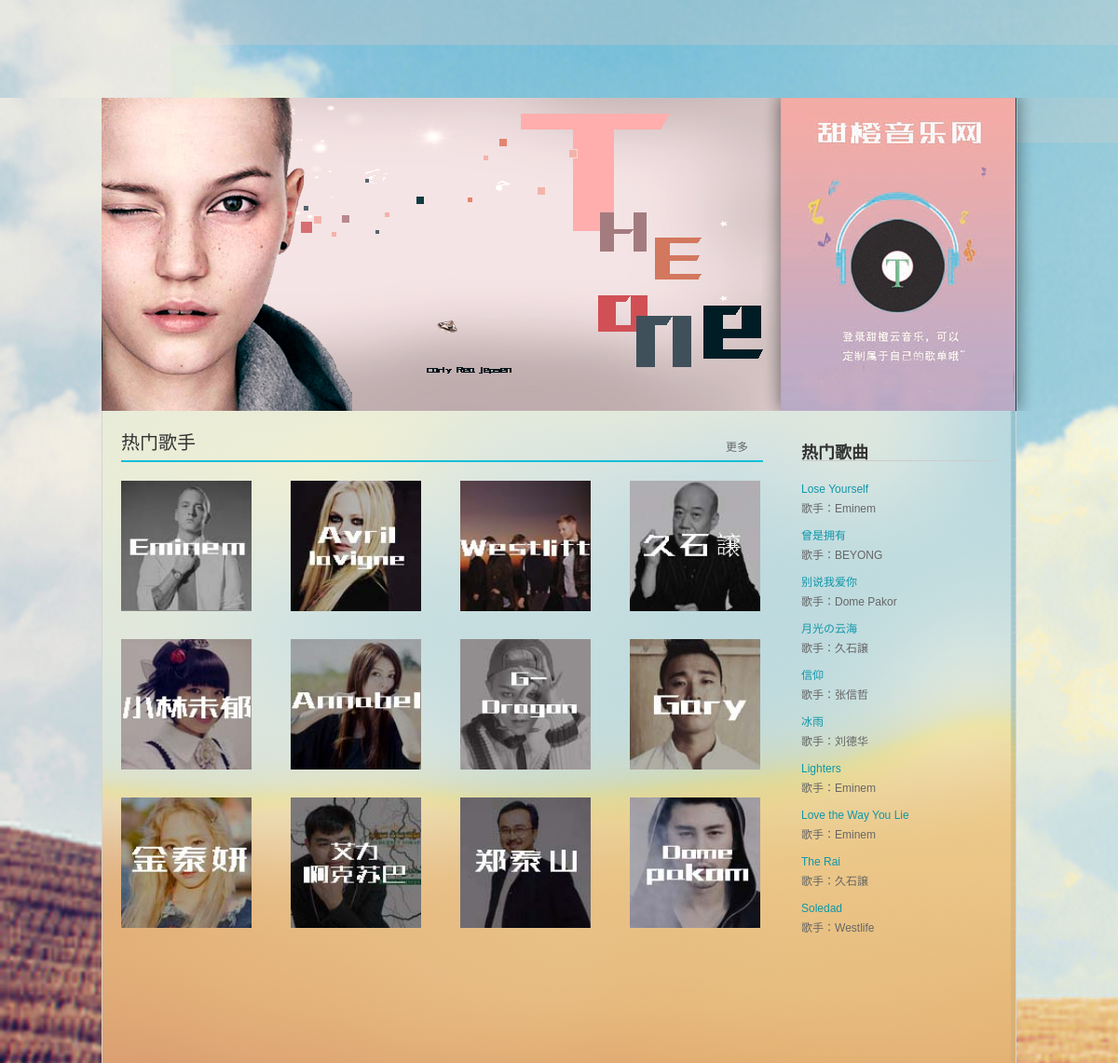
The page /contentFrame on the database its author committed.
### app/models.py (models this page shows)
class Artist(db.Model):
    __tablename__ = 'artist'
    id = db.Column(db.Integer,primary_key=True)
    artistName = db.Column(db.String(100))   # 歌手的名字
    style = db.Column(db.Integer)            # 歌手的类型
    imgURL = db.Column(db.String(100))       # 歌手头像地址
    isHot = db.Column(db.Boolean)            # 是否热门

class Song(db.Model):
    __tablename__ = 'song'
    id = db.Column(db.Integer,primary_key=True)
    songName = db.Column(db.String(100)) # 歌曲的名字
    singer = db.Column(db.String(100))   # 歌手
    fileURL = db.Column(db.String(100))  # 歌曲的路径
    hits = db.Column(db.Integer,default=0) # 歌曲的点击量
    style = db.Column(db.Integer)         # 歌曲类型 0:全部  1:华语  2:欧美  3:日语  4:韩语  5:其他
    collects = db.relationship('Collect',backref='song')

### app/home/views.py (the view)
@home.route('/contentFrame')
def contentFrame():
    hot_artist = Artist.query.filter_by(isHot=1).limit(12).all()
    hot_song = Song.query.order_by(Song.hits.desc()).limit(10).all()
    return render_template('home/contentFrame.html',hot_artist=hot_artist,hot_song=hot_song)

### app/templates/home/contentFrame.html (shortened to what this page needs)
<!DOCTYPE html>
<html>
<head>
	<link href="{{ url_for('static',filename='css/pt_discover_index.css')}}" type="text/css" rel="stylesheet">
</head>
	<body id="auto-id-hmxzivBOqt0HedNm" style="background: url('../../static/image/bg.jpg') no-repeat">
		<div data-module="discover" data-sub="discover" id="g_top"
			class="m-top">
		</div>
		<div id="g_nav" class="m-subnav">
		</div>
		<div class="n-ban d-flag" id="index-banner"
			style="background-image: url(../../static/image/bg.jpg); background-repeat: no-repeat;">
			<div class="wrap">
				<div class="ban f-pr" style="z-index: 10;">
					<div id="slidershow" class="nivoSlider">
						<a href="#" class="nivo-imageLink" style="display: block;">
						</a>
					</div>
				</div>
				<div class="download f-pr">
					<span class="shadow"></span><span class="shadowr"></span>
				</div>
			</div>
			<div id="discover-module" class="g-bd1 f-cb">
				<div class="g-mn1">
					<div class="g-mn1c">
						<div class="g-wrap3">
							<div class="n-rcmd">
								<div class="v-hd2">
									<a href="#" class="tit f-ff2 f-tdn">热门歌手</a>
									<span class="more"><a href="{{url_for('home.artistList')}}"
										class="s-fc3">更多</a><i class="cor s-bg s-bg-6">&nbsp;</i> </span>
								</div>
								<ul class="m-cvrlst f-cb">
									{% for artist in hot_artist %}
									<li>
										<div class="u-cover u-cover-1">
											<a href="{{url_for('home.artist',id=artist.id)}}">
												<img src="{{url_for('static',filename='images/artist/'+artist.imgURL)}}">
											</a>
										</div>
									</li>
									{% endfor %}
								</ul>
							</div>
						</div>
					</div>
				</div>
				<div class="g-sd1">
					<div class="n-dj n-dj-1">
						<h1 class="v-hd3">
							热门歌曲
						</h1>
						<ul class="n-hotdj f-cb" id="hotdj-list">
							{% for song in hot_song %}
							<li>
								<div class="info">
									<p>
										<a onclick='playA("{{song.songName|safe}}","{{song.id}}");'
											style="color: #1096A9">{{song.songName|safe}} </a>
										<sup class="u-icn u-icn-1"></sup>
									</p>
									<p class="f-thide s-fc3">
										歌手：{{song.singer}}
									</p>
								</div>
							</li>
							{% endfor %}
						</ul>
					</div>
				</div>
			</div>
</div>
</body>
</html>

### app/templates/home/contentFrame.html (style rules this page uses)
.nivoSlider { position: relative }
.nivoSlider a.nivo-imageLink { border: 0 none; display: none; height: 100%; left: 0; margin: 0; padding: 0; position: absolute; top: 0; width: 100%; z-index: 6 }

### rows shown on the page
Artist: imgURL (picture)
Artist: imgURL (picture)
Artist: imgURL (picture)
Artist: imgURL (picture)
Artist: imgURL (picture)
Artist: imgURL (picture)
Artist: imgURL (picture)
Artist: imgURL (picture)
Artist: imgURL (picture)
Artist: imgURL (picture)
Artist: imgURL (picture)
Artist: imgURL (picture)
Song: songName "Lose Yourself", singer "Eminem"
Song: songName "曾是拥有", singer "BEYONG"
Song: songName "别说我爱你", singer "Dome Pakor"
Song: songName "月光の云海", singer "久石譲"
Song: songName "信仰", singer "张信哲"
Song: songName "冰雨", singer "刘德华"
Song: songName "Lighters", singer "Eminem"
Song: songName "Love the Way You Lie", singer "Eminem"
Song: songName "The Rai", singer "久石譲"
Song: songName "Soledad", singer "Westlife"
